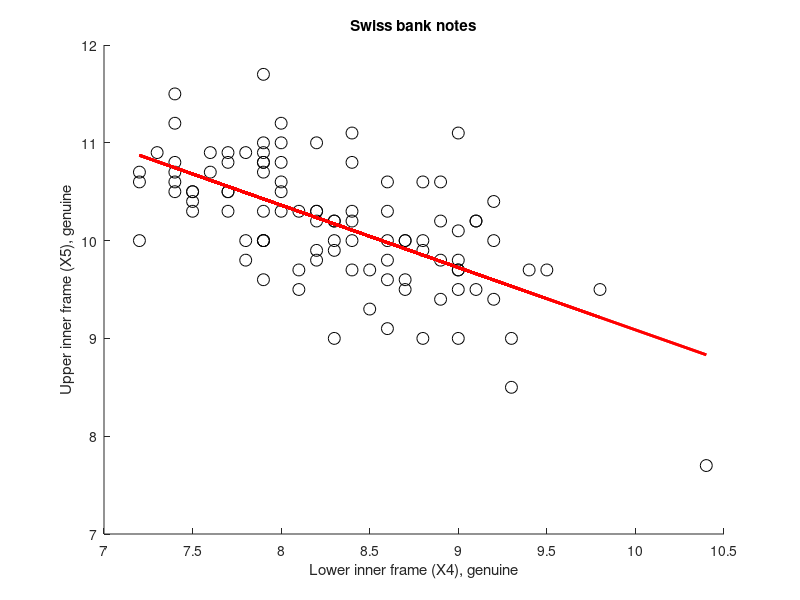

Write MATLAB code to recreate this figure.
% ---------------------------------------------------------------------
% Book:         MVA
% ---------------------------------------------------------------------
% Quantlet:     MVAregbank
% ---------------------------------------------------------------------
% Description:  MVAregbank computes a linear regression of column 5
%               (upper inner frame) and column 4 (lower inner frame)
%               for the genuine Swiss bank notes ("bank2.dat").
% ---------------------------------------------------------------------
% Usage:        MVAregbank
% ---------------------------------------------------------------------
% Inputs:       none
% ---------------------------------------------------------------------
% Output:       Linear regression of column 5 (upper inner frame) and 
%               column 4 (lower inner frame) for the genuine Swiss bank
%               notes ("bank2.dat").
% ---------------------------------------------------------------------
% Example:      
% ---------------------------------------------------------------------
% Author:       Wolfgang Haerdle, Jorge Patron, Vladimir Georgescu, 
%               Song Song
% ---------------------------------------------------------------------

x=load('bank2.dat');   
X4=x(1:100,4)
X5=x(1:100,5)
X = [ones(length(X4),1) X4];   % matrix with only ones in the first column and X4(lower inner frame) on the second column
[b]=regress(X5,X);             % regression of (X5) on (X4) price
Y=b(1)+b(2).*X4;               % regression line
hold on
scatter(X4,X5,75,'k')
%plot(X4,X5,'ok')
plot(X4,Y,'r','LineWidth',2)
%X4,X5,'ok' Plots the data normally. In black circles.
%X4,Y,'-r' Plots the regression line. Color red.
title('Swiss bank notes')
xlabel('Lower inner frame (X4), genuine')
ylabel('Upper inner frame (X5), genuine')
hold off
